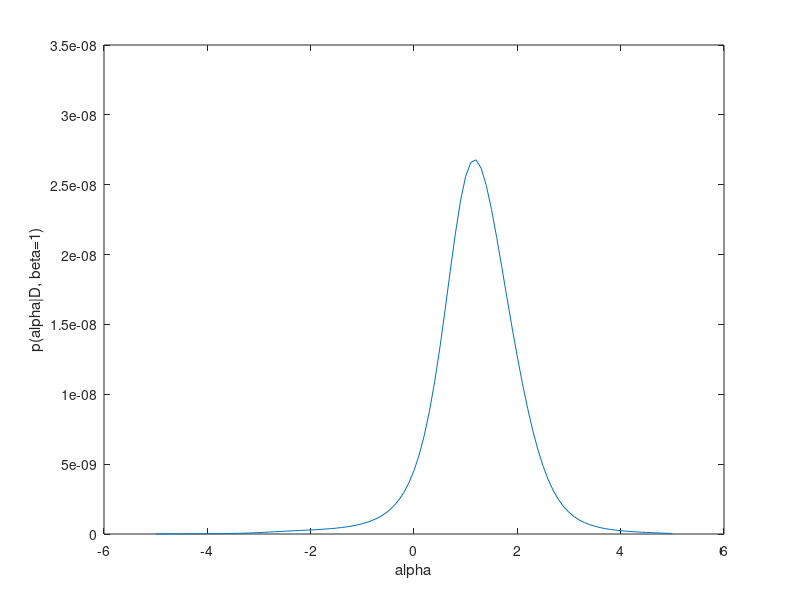

This figure's MATLAB source:
clear
clc
x = [4.8, -2.7, 2.2, 1.1, 0.8, -7.3];
b = 1;

% a = linspace(-5,5);
a = [-5:0.1:5];
pos = zeros(length(a),1);
for j = 1:length(a)
    p = 1;
    for i = 1:length(x)
        p =  p * (b / (pi * ( b^2 + (x(i) - a(j))^2 )));
    end
    pos(j) = p;
end
plot(a, pos)

xlabel('alpha')
ylabel('p(alpha|D, beta=1)')

mean(x)